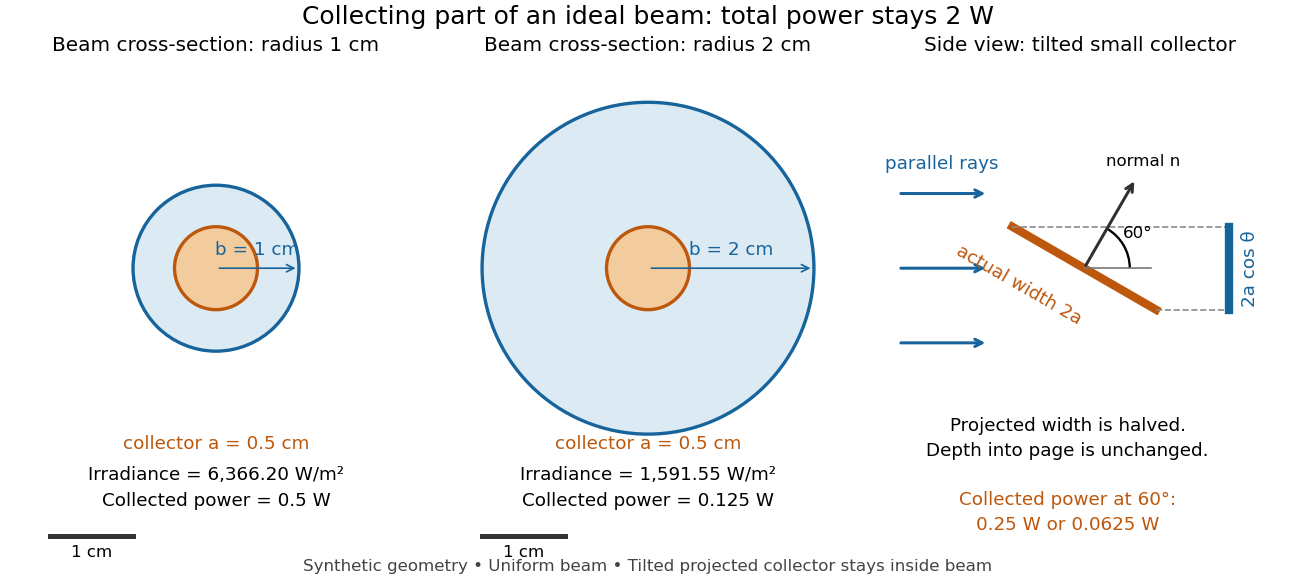

Reproduce this figure in Python.
"""Ideal beam collection, with fixed total power; no measured data.

Run from _media with Python 3.14, matplotlib 3.10.7 and numpy 2.3.5.
The PNG is written to the current directory with this script's basename.
"""

from pathlib import Path

import matplotlib.pyplot as plt
from matplotlib.patches import Arc, Circle
import numpy as np


def main():
    power_w, collector_m = 2.0, 0.005
    radii_m = np.array([0.01, 0.02])
    irradiance = power_w / (np.pi * radii_m**2)
    collected = irradiance * np.pi * collector_m**2
    np.testing.assert_allclose(collected, [0.5, 0.125], rtol=1e-14)
    theta = np.deg2rad(60)
    np.testing.assert_allclose(np.cos(theta), 0.5, atol=1e-14)

    plt.rcParams.update({"font.size": 11, "axes.titlesize": 12})
    fig, axes = plt.subplots(1, 3, figsize=(10.8, 4.8), layout="constrained")
    fig.patch.set_facecolor("white")
    fig.suptitle("Collecting part of an ideal beam: total power stays 2 W", fontsize=15)
    blue, orange = "#17649c", "#bd570c"
    for ax, radius, e, p in zip(axes[:2], radii_m * 100, irradiance, collected):
        ax.set_aspect("equal")
        ax.add_patch(Circle((0, 0), radius, facecolor="#dceaf4", edgecolor=blue, lw=2))
        ax.add_patch(Circle((0, 0), 0.5, facecolor="#f3cc9e", edgecolor=orange, lw=2))
        ax.annotate("", xy=(radius, 0), xytext=(0, 0),
                    arrowprops={"arrowstyle": "->", "color": blue})
        ax.text(radius / 2, 0.16, f"b = {radius:g} cm", ha="center", color=blue)
        ax.text(0, -2.18, "collector a = 0.5 cm", ha="center", color=orange)
        ax.set_title(f"Beam cross-section: radius {radius:g} cm")
        ax.text(0, -2.65, f"Irradiance = {e:,.2f} W/m²\nCollected power = {p:g} W",
                ha="center", va="center", linespacing=1.6)
        ax.plot([-2, -1], [-3.23, -3.23], color="#333333", lw=3)
        ax.text(-1.5, -3.48, "1 cm", ha="center", fontsize=10)
        ax.set(xlim=(-2.5, 2.5), ylim=(-3.65, 2.5))
        ax.axis("off")

    ax = axes[2]
    center = np.array([0.8, 0.0])
    normal = np.array([np.cos(theta), np.sin(theta)])
    tangent = np.array([-np.sin(theta), np.cos(theta)])
    endpoints = np.array([center - tangent, center + tangent])
    projection_x = 2.55
    for y in [-0.9, 0, 0.9]:
        ax.annotate("", xy=(-0.35, y), xytext=(-1.45, y),
                    arrowprops={"arrowstyle": "->", "color": blue, "lw": 1.8})
    ax.text(-0.92, 1.2, "parallel rays", ha="center", color=blue)
    ax.plot(endpoints[:, 0], endpoints[:, 1], color=orange, lw=5)
    for x, y in endpoints:
        ax.plot([x, projection_x], [y, y], color="#8b8b8b", ls="--", lw=1)
    ax.plot([projection_x, projection_x], endpoints[:, 1], color=blue, lw=5)
    ax.text(projection_x + 0.14, 0, "2a cos θ", va="center", rotation=90, color=blue)
    ax.text(0.01, -0.68, "actual width 2a", color=orange, ha="center", rotation=-30)
    ax.annotate("", xy=center + normal * 1.25, xytext=center,
                arrowprops={"arrowstyle": "->", "lw": 1.8, "color": "#303030"})
    ax.text(*(center + normal * 1.42), "normal n", ha="center", fontsize=10)
    ax.plot([center[0], center[0] + 0.8], [0, 0], color="#777777", lw=1)
    ax.add_patch(Arc(center, 1.1, 1.1, theta1=0, theta2=60, lw=1.4))
    ax.text(1.45, 0.36, "60°", ha="center", fontsize=10)
    ax.set_title("Side view: tilted small collector")
    ax.text(0.6, -2.05, "Projected width is halved.\nDepth into page is unchanged.",
            ha="center", va="center", linespacing=1.5)
    ax.text(0.6, -2.95, "Collected power at 60°:\n0.25 W or 0.0625 W", ha="center",
            va="center", linespacing=1.5, color=orange)
    ax.set(xlim=(-1.7, 3.2), ylim=(-3.65, 2.5), aspect="equal")
    ax.axis("off")
    fig.text(0.5, 0.008, "Synthetic geometry • Uniform beam • Tilted projected collector stays inside beam",
             ha="center", fontsize=10, color="#444444")
    fig.savefig(Path.cwd() / (Path(__file__).stem + ".png"), dpi=120, facecolor="white", transparent=False)
    plt.close(fig)


if __name__ == "__main__":
    main()
